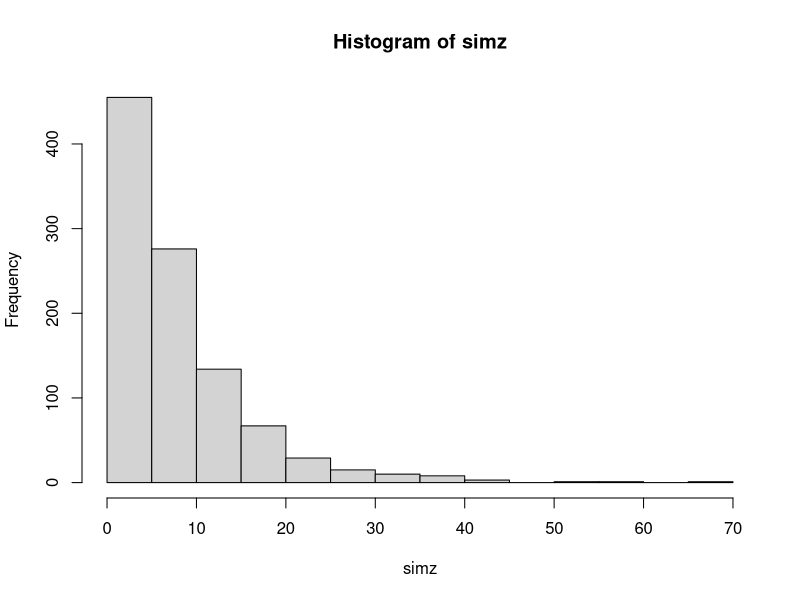
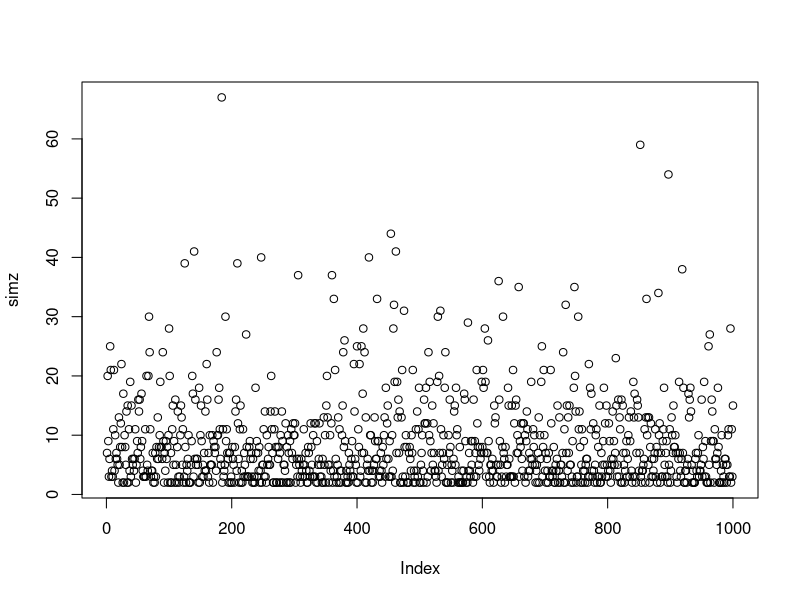
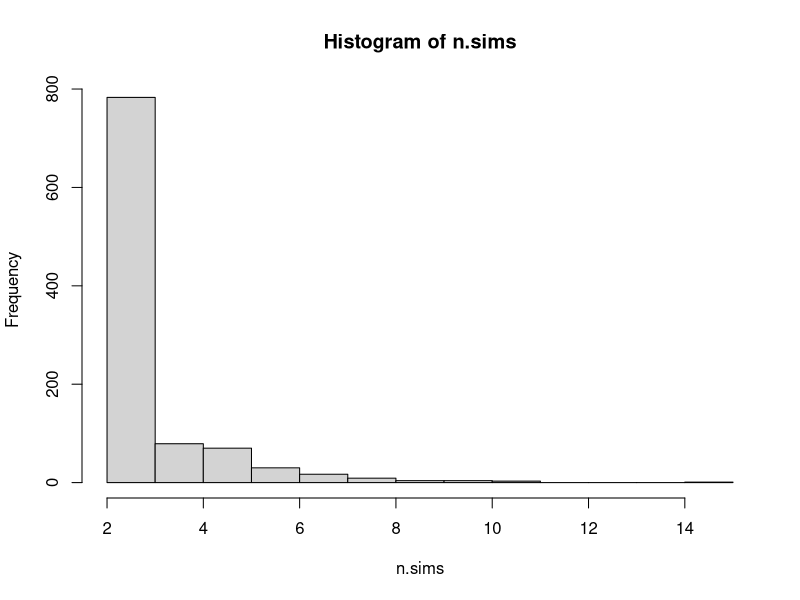
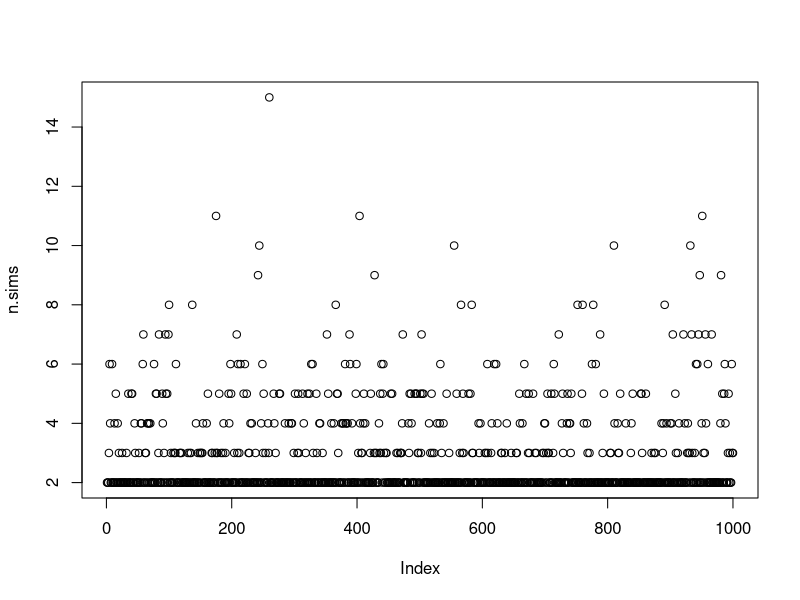

The R source for these figures, in order:
# Chapter 7 exercises

# 1. Discrete prob simlation: 

shots <- function(){
  xx <- rbinom(2, 1, .6) # should this not be xx<- rbinom(2, 1, .4)?
  count = 2
  while(!all(xx[c(count, count-1)]==0)) {
    xx <- c(xx, rbinom(1, 1, .6))
    count = count + 1
  }
  length(xx)
}

simz <- replicate(1000, shots())
mean(simz); sd(simz)
hist(simz)
plot(simz)

# In an attempt to answer my own question, I see what happens...
# In first response, using 0.6 for the probabilty, the simulation the likelihood of
# how many shots the shooter can make before missing 2 in a row
# In this answer, taketwo, the shooter is not as good. 
taketwo<- function() {
  miss<- rbinom(2, 1, .4)
  tally = 2
  while(all(miss[c(tally, tally-1)]==0)) {
    miss<- c(miss, rbinom(1, 1, .4))
    tally = tally + 1
  }
  length(miss)
}

n.sims<-replicate(1000, taketwo())
mean(n.sims); sd(n.sims)
hist(n.sims)
plot(n.sims)
